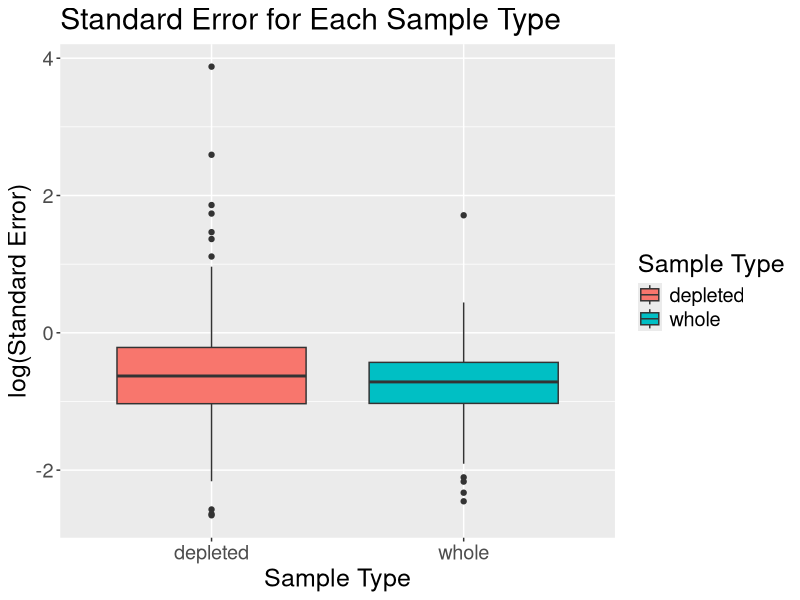
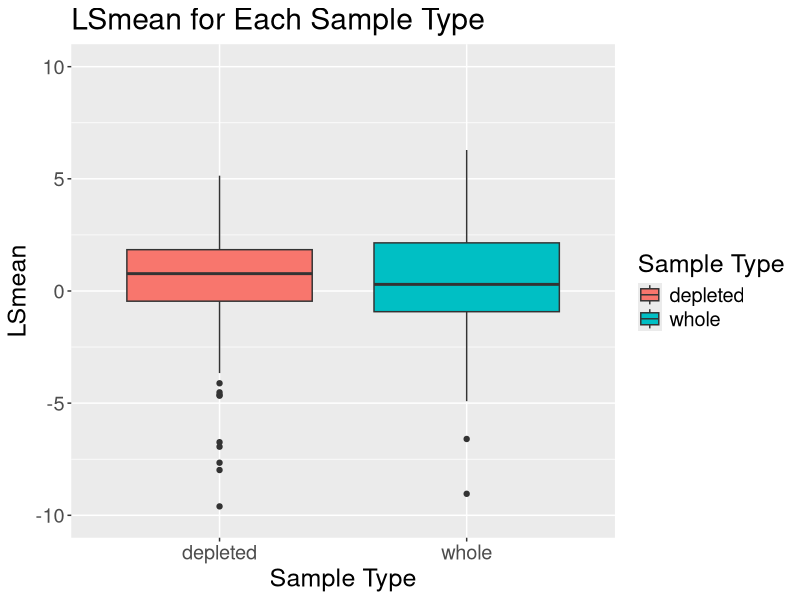
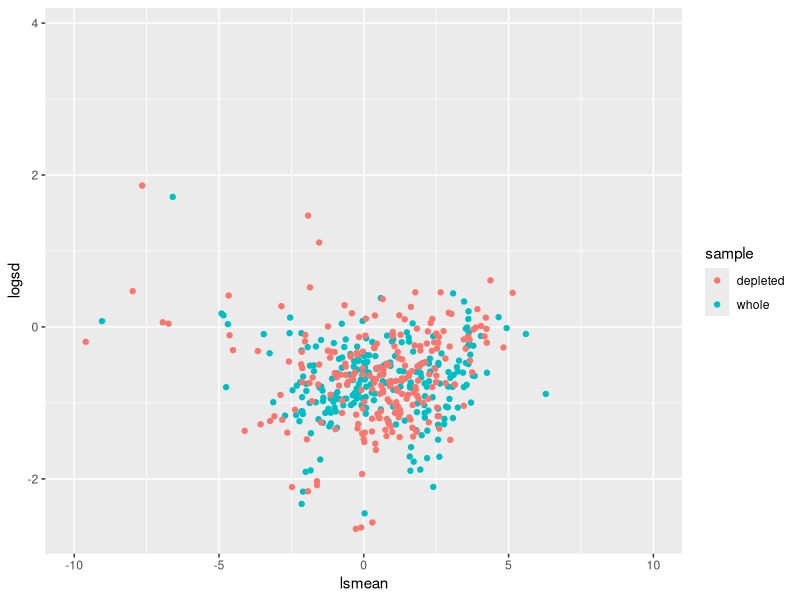
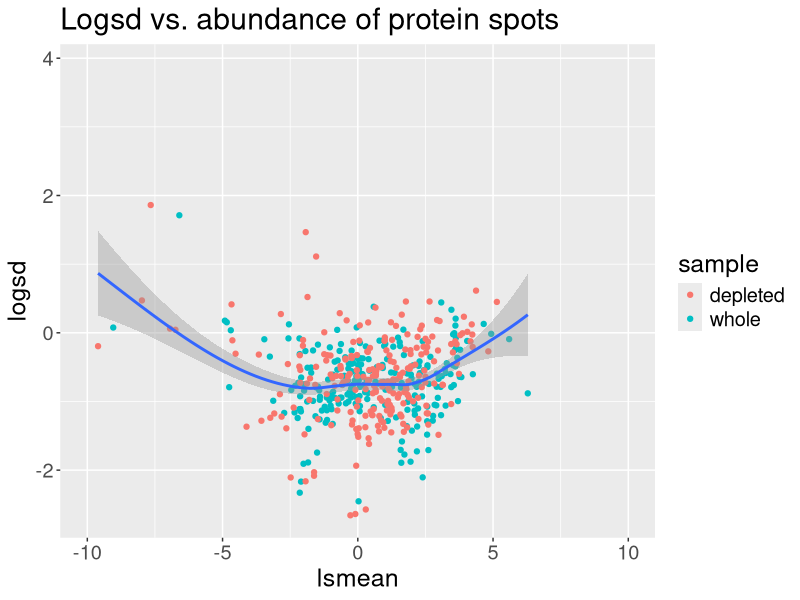

The R script that drew these images, in order: (Note: this script raises an error after producing the figures.)
library("lme4")
library("plyr")
library("ggplot2")
library("MASS")
# read data

dat <- read.csv("239 tech paper_08_19_2014.csv")

dim(dat)

x <- colnames(dat) # column name of data
x


y <- c( "Image","X", paste("X.", 1:31, sep = "")) # Column name unsued

# Column name used in analysis including the id of protein and 16 gels  
# of 8 animals, each gel runs twice

use_col <- setdiff(x,y)
use_col
dat_used <- as.matrix(dat[, use_col])
dim(dat_used)


# The first row is group classification, the second row is the name of Std. Abund, therefore the data actually in use is the dat_used except the first 2 rows
dat_final <- matrix(as.numeric(dat_used[-c(1:2),]), 
                    nrow = nrow(dat_used)-2,
                    ncol = ncol(dat_used),
                    byrow = F) 
dim(dat_final)

head(dat_final)

# Group of each sample

group <- dat_used[1,-1] 
group

# Obtain data for each group: Depelted and Not.Depleted (Whole), the first column of dat_final contains name of protein
deplete <- dat_final[,-1][,group=="Depleted"]
dim(deplete)


whole <- dat_final[,-1][,group=="Whole"]
dim(whole)

group[group == "Whole"]
head(whole[,c(3,4)])
head(deplete[,c(3,4)], 20)
dim(deplete)
length(which(deplete[,3] == deplete[,4]))/dim(deplete)[1]
length(which(whole[,3] == whole[,4]))/dim(whole)[1]

# Find out which Cy is used for each run

group[group=="Depleted"] # Cy for Depleted group: rep(c(5,5,3,3),4)

group[group=="Whole"] # Cy for Whole group: rep(c(3,3,5,5),4)

#metadata <- read.table("/run/user/1000/gvfs/smb-share:server=smb.stat.iastate.edu,share=ntyet/RFI Protemics/twofileswithproteindata/Meta.data2.txt")
#metadata <- read.table("Meta.data2.txt")
#str(metadata)
# Sample.Name <- c("1807", "4810", "1209", "1906", "3908", "3106", "2107", "2712")
# line <- rep(c(1,2), each = 8)
# x <- rnorm(16, 0, 1)
# depleted <- "TRUE"

out_model <- function(x, depleted){ # x is the row of data (i.e., data of each protein spot)
  if (depleted == "TRUE"){
    cy <- as.factor(rep(c(5,5,3,3),4))
  } else {
    cy <- as.factor(rep(c(3,3,5,5),4))
  }
  animal <- as.factor(rep(1:8, each = 2))
  line <- as.factor(rep(c(1,2), each = 8))
  # check if all obsetvations for one Cy and all observation for line  are missing or not
  
  if ((sum(is.na(x[cy==3]))==8|sum(is.na(x[cy==5]))==8) & 
        (sum(is.na(x[line==1]))==8|sum(is.na(x[line==2]))==8)){
    model <- lmer(x~ (1|animal), na.action="na.omit")
    mean_est <- summary(model)$coeff[,1]
    sd_est <- as.vector(sqrt(summary(model)$vcov))
    #str(summary(model))
  } 
  
  # check if all observation for one cy missing and for line not missing
  if ((sum(is.na(x[cy==3]))==8|sum(is.na(x[cy==5]))==8) & 
        ((sum(is.na(x[line==1]))!=8)&(sum(is.na(x[line==2]))!=8))){
    model <- lmer(x~ line + (1|animal), na.action="na.omit")
    mean_est <- summary(model)$coeff[1,1] + summary(model)$coeff[2,1]/2
    sd_est <- as.vector(sqrt(t(c(1,1/2)) %*%summary(model)$vcov%*%c(1,1/2)))
  }
  
  # check if all observation for Cy not missing, Line missing
  if ((sum(is.na(x[cy==3]))!=8&sum(is.na(x[cy==5]))!=8) & 
        ((sum(is.na(x[line==1]))==8)|(sum(is.na(x[line==2]))==8))){
    model <- lmer(x~ cy + (1|animal), na.action="na.omit")
    mean_est <- summary(model)$coeff[1,1] + summary(model)$coeff[2,1]/2
    sd_est <- as.vector(sqrt(t(c(1,1/2)) %*%summary(model)$vcov%*%c(1,1/2)))
  }
  
  if ((sum(is.na(x[cy==3]))!=8& sum(is.na(x[cy==5]))!=8) & 
        ((sum(is.na(x[line==1]))!=8)&(sum(is.na(x[line==2]))!=8))){ 
    model <- lmer(x~ cy + line + (1|animal), na.action="na.omit")
    #str(summary(model))
    mean_est <- summary(model)$coeff[1,1] + 
      summary(model)$coeff[2,1]/2 + 
      summary(model)$coeff[3,1]/2
    
    sd_est <- as.vector(sqrt(t(c(1, 1/2, 1/2))%*% summary(model)$vcov %*%c(1,1/2, 1/2)))  }
  
  
  return(c(mean_est, sd_est))
}

#sum(whole_nocy_ind)
depleted_out <- laply(1:dim(dat_final)[1], function(i)out_model(deplete[i,], depleted = "TRUE"))

whole_out <- laply(1:dim(dat_final)[1], function(i)out_model(whole[i,], depleted = "FALSE"))

colnames(depleted_out) <- colnames(whole_out) <- c("lsmean","logsd")
sd_out <- data.frame(
  logsd = log(c(whole_out[, "logsd"], depleted_out[,"logsd"])),
  lsmean = c(whole_out[, "lsmean"], depleted_out[,"lsmean"]),
  sample = rep(c("whole", "depleted"), each = dim(whole_out)[1]))

## logsd plot ####

p <- ggplot(sd_out, aes(sample, logsd))
p + geom_boxplot(aes(fill = sample)) + 
  ggtitle("Standard Error for Each Sample Type") + 
  scale_fill_discrete(name= "Sample Type") + 
  xlab("Sample Type") + 
  ylab("log(Standard Error)") + 
  theme(text = element_text(size=18))


wilcox.test(log(depleted_out[,2]), log(whole_out[, 2]), alternative = "greater", paired = TRUE)
#wilcox.test(depleted_out[,2], whole_out[, 2], alternative = "two.sided", paired = TRUE)


#wilcox.test(log(depleted_out[,2]/whole_out[, 2]), alternative = "two.sided")
wilcox.test(log(depleted_out[,2]/whole_out[, 2]), alternative = "greater")



## lsmean plot ####

p <- ggplot(sd_out, aes(sample, lsmean))

# p <- ggplot(subset(sd_out, , aes(sample, lsmean))

p + geom_boxplot(aes(fill = sample)) + 
  ggtitle("LSmean for Each Sample Type") + 
  scale_fill_discrete(name= "Sample Type") + 
  xlab("Sample Type") + 
  ylab("LSmean") + 
  theme(text = element_text(size=18)) + 
  ylim(-10, 10)

summary(depleted_out[,1])
summary(whole_out[,1])
wilcox.test((depleted_out[which(depleted_out[,1] >=-10),1]), (whole_out[which(depleted_out[,1] >=-10), 1]), alternative = "greater", paired = TRUE)

#wilcox.test(depleted_out[,2], whole_out[, 2], alternative = "two.sided", paired = TRUE)


#wilcox.test(log(depleted_out[,2]/whole_out[, 2]), alternative = "two.sided")
wilcox.test(log(depleted_out[,2]/whole_out[, 2]), alternative = "greater")


### Plot of logsd vs abundance ###
qplot(lsmean, logsd, data=sd_out, colour=sample, 
      xlim =c(-10, 10))

p1 <- ggplot(sd_out, aes(lsmean, logsd), colour = sample) + 
  geom_point(aes(colour = sample)) + 
  xlim(-10, 10)+ 
  theme(text = element_text(size=18))+ 
  ggtitle("Logsd vs. abundance of protein spots") +
  geom_smooth()
p1


##

deplete_nocy_ind <- laply(1:dim(dat_final)[1], function(i)(sum(is.na(deplete[i,][cy==3]))==8|sum(is.na(deplete[i,][cy==5]))==8) & 
                            (sum(is.na(deplete[i,][line==1]))==8|sum(is.na(deplete[i,][line==2]))==8))
#sum(deplete_nocy_ind)

whole_nocy_ind <- laply(1:dim(dat_final)[1], function(i)(sum(is.na(whole[i,][cy==3]))==8|sum(is.na(whole[i,][cy==5]))==8) & 
                          (sum(is.na(whole[i,][line==1]))==8|sum(is.na(whole[i,][line==2]))==8))


str(deplete)
group[group=="Whole"] 
head(deplete)

cy <-  rep(c(5,5,3,3),4)
deplete_nocy_ind <- laply(1:dim(dat_final)[1], function(i)
  (sum(is.na(deplete[i,][cy==3]))==8|sum(is.na(deplete[i,][cy==5]))==8))
#sum(deplete_nocy_ind)
which(deplete_nocy_ind)
cy <-  rep(c(3,3,5,5),4)
whole_nocy_ind <- laply(1:dim(dat_final)[1], function(i)
  (sum(is.na(whole[i,][cy==3]))==8|sum(is.na(whole[i,][cy==5]))==8))
#sum(whole_nocy_ind)
which(whole_nocy_ind)
whole[24,]
deplete[24,]



cy <-  rep(c(5,5,3,3),4)
deplete_noline_ind <- laply(1:dim(dat_final)[1], function(i)
  (sum(is.na(deplete[i,][cy==3]))!=8& sum(is.na(deplete[i,][cy==5]))!=8) & 
    ((sum(is.na(deplete[i,][line==1]))!=8)&(sum(is.na(deplete[i,][line==2]))!=8)))
#sum(deplete_noline_ind)
which(deplete_noline_ind)
cy <-  rep(c(3,3,5,5),4)
whole_nocy_ind <- laply(1:dim(dat_final)[1], function(i)
  (sum(is.na(whole[i,][line ==1]))==8|sum(is.na(whole[i,][line ==2]))==8))
#sum(whole_nocy_ind)
which(whole_nocy_ind)
whole[24,]
deplete[24,]

##Low RFI = 1209, 4810, 1906, 1807
##High RFI = 3106, 3908, 2107, 2712

## linear mixed effect model 
model <- lmer(deplete[1,]~ cy + line + (1|animal), na.action="na.omit")
